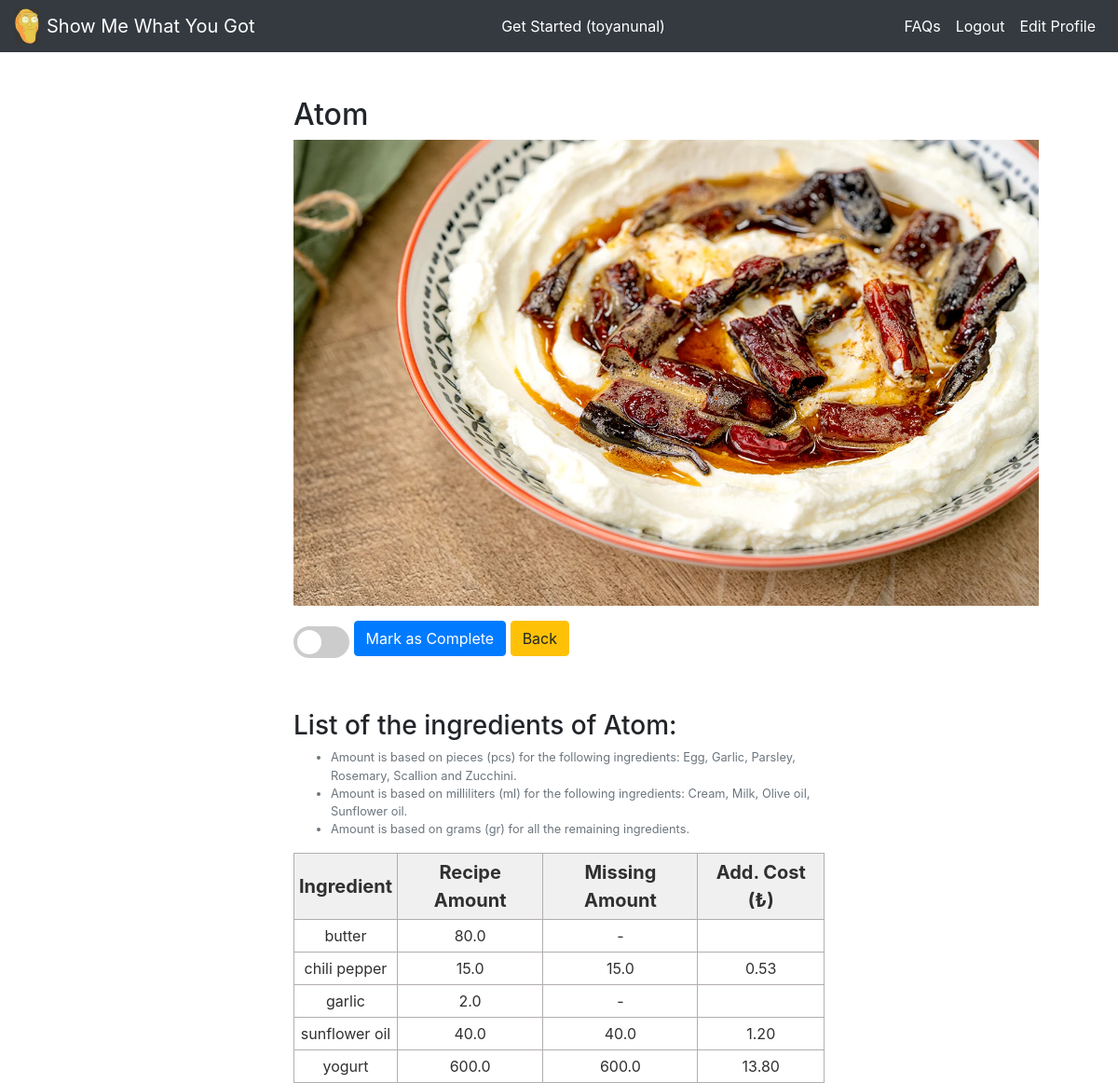
Page /recipe_list/Atom/ (signed in) on the committed database.
### rrs_app/models.py (models this page shows, shortened)
class Recipe(models.Model):
    title = models.CharField(max_length=128)
    slug = models.SlugField(allow_unicode=True,unique=True)
    meal_type = models.CharField(max_length=16)
    diet_type = models.CharField(max_length=16)
    effort = models.CharField(max_length=16)
    description = models.TextField()
    photo = models.ImageField(null=True, upload_to='recipe_photos/')
    total_cost = models.FloatField(default=0, blank=True)
    class Meta:
        ordering = ('title',)

class RecipeIngredient(models.Model):
    recipe = models.ForeignKey(Recipe, on_delete=models.CASCADE)
    ingredient = models.ForeignKey(Ingredient, on_delete=models.CASCADE)
    amount = models.FloatField(default=0, validators=[MinValueValidator(0), MaxValueValidator(1000000)])
    class Meta:
        unique_together = (('recipe', 'ingredient'))
        ordering = ('recipe','ingredient')

class Ingredient(models.Model):
    title = models.CharField(max_length=128)
    unit_type = models.CharField(max_length=16)
    unit_cost = models.FloatField(default=0)
    photo = models.ImageField(null=True, upload_to='ingredient_photos/')
    class Meta:
        ordering = ('title',)
    def __str__(self):
        return self.title

class UserIngredient(models.Model):
    user = models.ForeignKey(User, on_delete=models.CASCADE)
    ingredient = models.ForeignKey(Ingredient, on_delete=models.CASCADE)
    amount = models.FloatField(default=0)
    total_cost = models.FloatField(default=0, blank=True)
    class Meta:
        unique_together = (('user', 'ingredient'))
        ordering = ('user','ingredient')

### rrs_app/views.py (the view, shortened to what this page needs)
# urls.py: path('recipe_list/<str:slug>/',views.recipe_detail_view,name='recipe_detail'),
def recipe_detail_view(request, slug):
    if not request.user.is_authenticated:
        messages.warning(request, ('Redirecting to the home page!'))
        return redirect('home')
    rec = Recipe.objects.get(slug=slug)
    inf = UserInfo.objects.get(user=request.user)
    recipe_list = []
    ingredient_list = []
    for rec_item in RecipeIngredient.objects.filter(recipe=rec):
        ing = Ingredient.objects.get(title=rec_item.ingredient)
        recipe_list.append(rec_item)
        try:
            user_item = UserIngredient.objects.get(user=request.user, ingredient=rec_item.ingredient)
            amount_diff = rec_item.amount * inf.portion - user_item.amount
            if amount_diff > 0:
                user_item.amount = amount_diff
                if ing.unit_type != 'count':
                    user_item.total_cost = ing.unit_cost * user_item.amount / 1000
                else:
                    user_item.total_cost = ing.unit_cost * user_item.amount
            else:
                user_item.amount = "-"
                user_item.total_cost = "-"
            ingredient_list.append(user_item)
        except:
            rec_item.amount = rec_item.amount * inf.portion
            if ing.unit_type != 'count':
                rec_item.total_cost = ing.unit_cost * rec_item.amount / 1000
            else:
                rec_item.total_cost = ing.unit_cost * rec_item.amount
            ingredient_list.append(rec_item)
    ingredient_list = list(zip(recipe_list, ingredient_list))
    return render(request, 'rrs_app/recipe_detail.html', {'recipe_details':rec, 'ingredient_list':ingredient_list})

### rrs_app/templates/rrs_app/recipe_detail.html (shortened to what this page needs)
{% extends 'rrs_app/base.html' %}
{% block content %}
<br></br>
<div class = "col-md-6 offset-md-3">
  <h2> {{ recipe_details.title }} </h2>
  <p><a href="{{ recipe_details.description }}" target="_blank">
    <img src="{{ recipe_details.photo.url }}" alt="{{recipe_details.title}}" style="width: 800px; height: 500px;">
  </a></p>
  <form method="POST", action="{% url 'recipe_detail' recipe_details.slug %}">
    <label class="switch">
      <span class="slider round"></span>
    </label>
    <input type="submit" class="btn btn-primary" name="completed" value="Mark as Complete">
    <a class='btn btn-warning' href="{% url 'recipe_list' %}">Back</a>
  </form>
  <br></br>
  <h3> List of the ingredients of {{ recipe_details.title }}: </h3>
  <span class="form-text text-muted"><small></span>
    <ul class="form-text text-muted">
      <li>Amount is based on pieces (pcs) for the following ingredients: Egg, Garlic, Parsley, Rosemary, Scallion and Zucchini.</li>
      <li>Amount is based on milliliters (ml) for the following ingredients: Cream, Milk, Olive oil, Sunflower oil.</li>
      <li>Amount is based on grams (gr) for all the remaining ingredients.</li>
    </ul>
    <table class="demTable">
      <thead>
        <tr>
          <th>Ingredient</th>
          <th>Recipe Amount</th>
          <th>Missing Amount</th>
          <th>Add. Cost (₺)</th>
  			</tr>
  		</thead>
      <tbody>
        {% for ingredient_object in ingredient_list %}
  			<tr>
          <td>{{ingredient_object.0.ingredient}}</td>
          <td>{{ingredient_object.0.amount}}</td>
          <td>{{ingredient_object.1.amount}}</td>
          <td>{{ingredient_object.1.total_cost|floatformat:2}}</td>
        </tr>
        {% endfor %}
  </div>
{% endblock %}

### rrs_app/templates/rrs_app/base.html (shortened to what this page needs)
<!doctype html>
{% load static %}
<html lang="en">
  <head>
    <link rel="stylesheet" href="https://stackpath.bootstrapcdn.com/bootstrap/4.3.1/css/bootstrap.min.css">
    <link rel="stylesheet" href="{% static 'css/base.css' %}">
  </head>
  <body>
    <nav class="navbar navbar-expand-lg navbar-dark bg-dark">
      <a href="{% url 'home' %}">
        <img src="{% static 'images/SMWYG.png' %}" alt="" width="26" class="d-inline-block align-middle mr-2">
      </a>
      <a class="navbar-brand" href="{% url 'home' %}">Show Me What You Got</a>
      <div class="collapse navbar-collapse" id="navbarSupportedContent">
        {% if user.is_authenticated and user.username|length < 32 %}
        <ul class="navbar-nav ml-auto text-center">
          <li class="nav-item active">
            <a class="nav-link" href="{% url 'input_form' %}">Get Started ({{user.username}})</a>
          </li>
        </ul>
        {% else %}
        <ul class="navbar-nav ml-auto text-center">
          <li class="nav-item active">
            <a class="nav-link" href="{% url 'input_form' %}">Get Started as Guest</a>
          </li>
        </ul>
        {% endif %}
        <ul class="navbar-nav ml-auto">
          {% if user.is_authenticated %}
          <li class="nav-item active">
            <a class="nav-link" href="{% url 'faq' %}">FAQs</a>
          </li>
          <li class="nav-item active">
            <a class="nav-link" href="{% url 'logout' %}">Logout</a>
          </li>
          <li class="nav-item active">
            <a class="nav-link" href="{% url 'edit_profile' %}">Edit Profile</a>
          </li>
          {% endif %}
        </ul>
      </div>
    </nav>
    {% block content %}
    {% endblock %}
  </body>
</html>

### rrs_app/static/css/base.css (style rules this page uses)
.demTable { width:100%; border:1px solid #b3adad; border-collapse:collapse; border-spacing:1px; padding:5px; margin-right: auto; }
.demTable th { border:1px solid #b3adad; text-align:center; font-size: 20px; padding:5px; background: #f0f0f0; color: #313030; }
.demTable td { border:1px solid #b3adad; text-align:center; font-size: 16px; padding:5px; background: #ffffff; color: #313030; }
.switch { position: relative; display: inline-block; width: 60px; height: 34px; }
.slider { position: absolute; cursor: pointer; top: 0; left: 0; right: 0; bottom: 0; background-color: #ccc; -webkit-transition: .4s; transition: .4s; }
.slider:before { position: absolute; content: ""; height: 26px; width: 26px; left: 4px; bottom: 4px; background-color: white; -webkit-transition: .4s; transition: .4s; }
.slider.round { border-radius: 34px; }
.slider.round:before { border-radius: 50%; }

### rows in the picture
Recipe: title "Atom", photo (picture)
RecipeIngredient: ingredient.title "butter", amount "80.0", amount "-"
RecipeIngredient: ingredient.title "chili pepper", amount "15.0", total_cost "0.53"
RecipeIngredient: ingredient.title "garlic", amount "2.0", amount "-"
RecipeIngredient: ingredient.title "sunflower oil", amount "40.0", total_cost "1.20"
RecipeIngredient: ingredient.title "yogurt", amount "600.0", ingredient_object "13.80"

### other values in the picture
{{ user.username }} "toyanunal"
